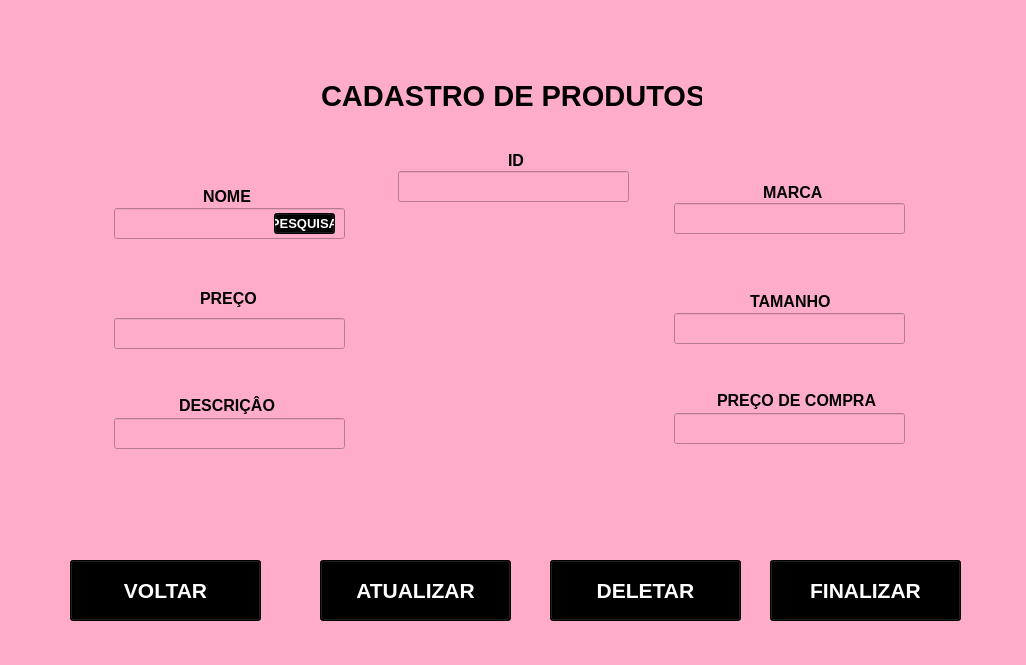
<?xml version="1.0" encoding="UTF-8"?>
<ui version="4.0">
 <class>Form</class>
 <widget class="QWidget" name="Form">
  <property name="geometry">
   <rect>
    <x>0</x>
    <y>0</y>
    <width>1026</width>
    <height>665</height>
   </rect>
  </property>
  <property name="maximumSize">
   <size>
    <width>1026</width>
    <height>665</height>
   </size>
  </property>
  <property name="windowTitle">
   <string>Form</string>
  </property>
  <property name="styleSheet">
   <string notr="true">background-color: rgb(255, 172, 202);</string>
  </property>
  <widget class="QLabel" name="label">
   <property name="geometry">
    <rect>
     <x>321</x>
     <y>40</y>
     <width>381</width>
     <height>111</height>
    </rect>
   </property>
   <property name="font">
    <font>
     <family>Arial</family>
     <pointsize>22</pointsize>
     <weight>75</weight>
     <bold>true</bold>
    </font>
   </property>
   <property name="text">
    <string>CADASTRO DE PRODUTOS</string>
   </property>
  </widget>
  <widget class="QLineEdit" name="nome">
   <property name="geometry">
    <rect>
     <x>114</x>
     <y>208</y>
     <width>231</width>
     <height>31</height>
    </rect>
   </property>
   <property name="font">
    <font>
     <family>Nirmala UI</family>
    </font>
   </property>
   <property name="styleSheet">
    <string notr="true">QLineEdit {
	border-color: rgb(0, 0, 0);
background-color: #fff;
border: 1px solid #fff;
border-radius: 8px;
}

QLineEdit:focus {
border: 2px solid #000000;

}
background-color: rgb(255, 255, 255);</string>
   </property>
  </widget>
  <widget class="QLineEdit" name="preco">
   <property name="geometry">
    <rect>
     <x>114</x>
     <y>318</y>
     <width>231</width>
     <height>31</height>
    </rect>
   </property>
   <property name="styleSheet">
    <string notr="true">QLineEdit {
background-color: #fff;
border: 1px solid #fff;
border-radius: 8px;
}

QLineEdit:focus {
border: 2px solid #000000;

}background-color: rgb(255, 255, 255);</string>
   </property>
   <property name="text">
    <string/>
   </property>
  </widget>
  <widget class="QLineEdit" name="desc">
   <property name="geometry">
    <rect>
     <x>114</x>
     <y>418</y>
     <width>231</width>
     <height>31</height>
    </rect>
   </property>
   <property name="styleSheet">
    <string notr="true">QLineEdit {
background-color: #fff;
border: 1px solid #fff;
border-radius: 8px;
}

QLineEdit:focus {
border: 2px solid #000000;

}background-color: rgb(255, 255, 255);</string>
   </property>
  </widget>
  <widget class="QLineEdit" name="tamanho">
   <property name="geometry">
    <rect>
     <x>674</x>
     <y>313</y>
     <width>231</width>
     <height>31</height>
    </rect>
   </property>
   <property name="styleSheet">
    <string notr="true">QLineEdit {
background-color: #fff;
border: 1px solid #fff;
border-radius: 8px;
}

QLineEdit:focus {
border: 2px solid #000000;

}background-color: rgb(255, 255, 255);</string>
   </property>
  </widget>
  <widget class="QLineEdit" name="marca">
   <property name="geometry">
    <rect>
     <x>674</x>
     <y>203</y>
     <width>231</width>
     <height>31</height>
    </rect>
   </property>
   <property name="styleSheet">
    <string notr="true">QLineEdit {
background-color: #fff;
border: 1px solid #fff;
border-radius: 8px;
}

QLineEdit:focus {
border: 2px solid #000000;

}background-color: rgb(255, 255, 255);</string>
   </property>
  </widget>
  <widget class="QLineEdit" name="preco_comp">
   <property name="geometry">
    <rect>
     <x>674</x>
     <y>413</y>
     <width>231</width>
     <height>31</height>
    </rect>
   </property>
   <property name="styleSheet">
    <string notr="true">QLineEdit {
background-color: #fff;
border: 1px solid #fff;
border-radius: 8px;
}

QLineEdit:focus {
border: 2px solid #000000;

}background-color: rgb(255, 255, 255);</string>
   </property>
  </widget>
  <widget class="QLabel" name="label_2">
   <property name="geometry">
    <rect>
     <x>763</x>
     <y>182</y>
     <width>61</width>
     <height>21</height>
    </rect>
   </property>
   <property name="font">
    <font>
     <family>Arial</family>
     <pointsize>12</pointsize>
     <weight>75</weight>
     <bold>true</bold>
    </font>
   </property>
   <property name="text">
    <string>MARCA</string>
   </property>
  </widget>
  <widget class="QLabel" name="label_3">
   <property name="geometry">
    <rect>
     <x>200</x>
     <y>288</y>
     <width>71</width>
     <height>21</height>
    </rect>
   </property>
   <property name="font">
    <font>
     <family>Arial</family>
     <pointsize>12</pointsize>
     <weight>75</weight>
     <bold>true</bold>
    </font>
   </property>
   <property name="text">
    <string>PREÇO</string>
   </property>
  </widget>
  <widget class="QLabel" name="label_4">
   <property name="geometry">
    <rect>
     <x>179</x>
     <y>395</y>
     <width>99</width>
     <height>21</height>
    </rect>
   </property>
   <property name="font">
    <font>
     <family>Arial</family>
     <pointsize>12</pointsize>
     <weight>75</weight>
     <bold>true</bold>
    </font>
   </property>
   <property name="text">
    <string>DESCRIÇÂO</string>
   </property>
  </widget>
  <widget class="QLabel" name="label_5">
   <property name="geometry">
    <rect>
     <x>203</x>
     <y>186</y>
     <width>51</width>
     <height>21</height>
    </rect>
   </property>
   <property name="font">
    <font>
     <family>Arial</family>
     <pointsize>12</pointsize>
     <weight>75</weight>
     <bold>true</bold>
    </font>
   </property>
   <property name="text">
    <string>NOME</string>
   </property>
  </widget>
  <widget class="QLabel" name="label_6">
   <property name="geometry">
    <rect>
     <x>750</x>
     <y>291</y>
     <width>81</width>
     <height>21</height>
    </rect>
   </property>
   <property name="font">
    <font>
     <family>Arial</family>
     <pointsize>12</pointsize>
     <weight>75</weight>
     <bold>true</bold>
    </font>
   </property>
   <property name="text">
    <string>TAMANHO</string>
   </property>
  </widget>
  <widget class="QLabel" name="label_7">
   <property name="geometry">
    <rect>
     <x>717</x>
     <y>390</y>
     <width>161</width>
     <height>21</height>
    </rect>
   </property>
   <property name="font">
    <font>
     <family>Arial</family>
     <pointsize>12</pointsize>
     <weight>75</weight>
     <bold>true</bold>
    </font>
   </property>
   <property name="text">
    <string>PREÇO DE COMPRA</string>
   </property>
  </widget>
  <widget class="QPushButton" name="finalizar">
   <property name="geometry">
    <rect>
     <x>770</x>
     <y>560</y>
     <width>191</width>
     <height>61</height>
    </rect>
   </property>
   <property name="font">
    <font>
     <pointsize>16</pointsize>
     <weight>75</weight>
     <bold>true</bold>
    </font>
   </property>
   <property name="styleSheet">
    <string notr="true">background-color: rgb(0, 0, 0);
color: rgb(255, 255, 255);</string>
   </property>
   <property name="text">
    <string>FINALIZAR</string>
   </property>
  </widget>
  <widget class="QPushButton" name="voltar">
   <property name="geometry">
    <rect>
     <x>70</x>
     <y>560</y>
     <width>191</width>
     <height>61</height>
    </rect>
   </property>
   <property name="font">
    <font>
     <pointsize>16</pointsize>
     <weight>75</weight>
     <bold>true</bold>
    </font>
   </property>
   <property name="styleSheet">
    <string notr="true">background-color: rgb(0, 0, 0);
color: rgb(255, 255, 255);</string>
   </property>
   <property name="text">
    <string>VOLTAR</string>
   </property>
  </widget>
  <widget class="QLabel" name="label_8">
   <property name="geometry">
    <rect>
     <x>420</x>
     <y>270</y>
     <width>191</width>
     <height>151</height>
    </rect>
   </property>
   <property name="text">
    <string/>
   </property>
   <property name="pixmap">
    <pixmap>iMAGENs/2-removebg-preview.png</pixmap>
   </property>
   <property name="scaledContents">
    <bool>true</bool>
   </property>
  </widget>
  <widget class="QPushButton" name="atualizar">
   <property name="geometry">
    <rect>
     <x>320</x>
     <y>560</y>
     <width>191</width>
     <height>61</height>
    </rect>
   </property>
   <property name="font">
    <font>
     <pointsize>16</pointsize>
     <weight>75</weight>
     <bold>true</bold>
    </font>
   </property>
   <property name="styleSheet">
    <string notr="true">background-color: rgb(0, 0, 0);
color: rgb(255, 255, 255);</string>
   </property>
   <property name="text">
    <string>ATUALIZAR</string>
   </property>
  </widget>
  <widget class="QPushButton" name="deletar">
   <property name="geometry">
    <rect>
     <x>550</x>
     <y>560</y>
     <width>191</width>
     <height>61</height>
    </rect>
   </property>
   <property name="font">
    <font>
     <pointsize>16</pointsize>
     <weight>75</weight>
     <bold>true</bold>
    </font>
   </property>
   <property name="styleSheet">
    <string notr="true">background-color: rgb(0, 0, 0);
color: rgb(255, 255, 255);</string>
   </property>
   <property name="text">
    <string>DELETAR</string>
   </property>
  </widget>
  <widget class="QPushButton" name="pesquisa">
   <property name="geometry">
    <rect>
     <x>274</x>
     <y>213</y>
     <width>61</width>
     <height>21</height>
    </rect>
   </property>
   <property name="font">
    <font>
     <pointsize>10</pointsize>
     <weight>75</weight>
     <bold>true</bold>
    </font>
   </property>
   <property name="styleSheet">
    <string notr="true">background-color: rgb(0, 0, 0);
color: rgb(255, 255, 255);</string>
   </property>
   <property name="text">
    <string>PESQUISA</string>
   </property>
  </widget>
  <widget class="QLineEdit" name="id">
   <property name="geometry">
    <rect>
     <x>398</x>
     <y>171</y>
     <width>231</width>
     <height>31</height>
    </rect>
   </property>
   <property name="styleSheet">
    <string notr="true">QLineEdit {
background-color: #fff;
border: 1px solid #fff;
border-radius: 8px;
}

QLineEdit:focus {
border: 2px solid #000000;

}background-color: rgb(255, 255, 255);</string>
   </property>
  </widget>
  <widget class="QLabel" name="label_9">
   <property name="geometry">
    <rect>
     <x>508</x>
     <y>150</y>
     <width>61</width>
     <height>21</height>
    </rect>
   </property>
   <property name="font">
    <font>
     <family>Arial</family>
     <pointsize>12</pointsize>
     <weight>75</weight>
     <bold>true</bold>
    </font>
   </property>
   <property name="text">
    <string>ID</string>
   </property>
  </widget>
 </widget>
 <resources/>
 <connections/>
</ui>
